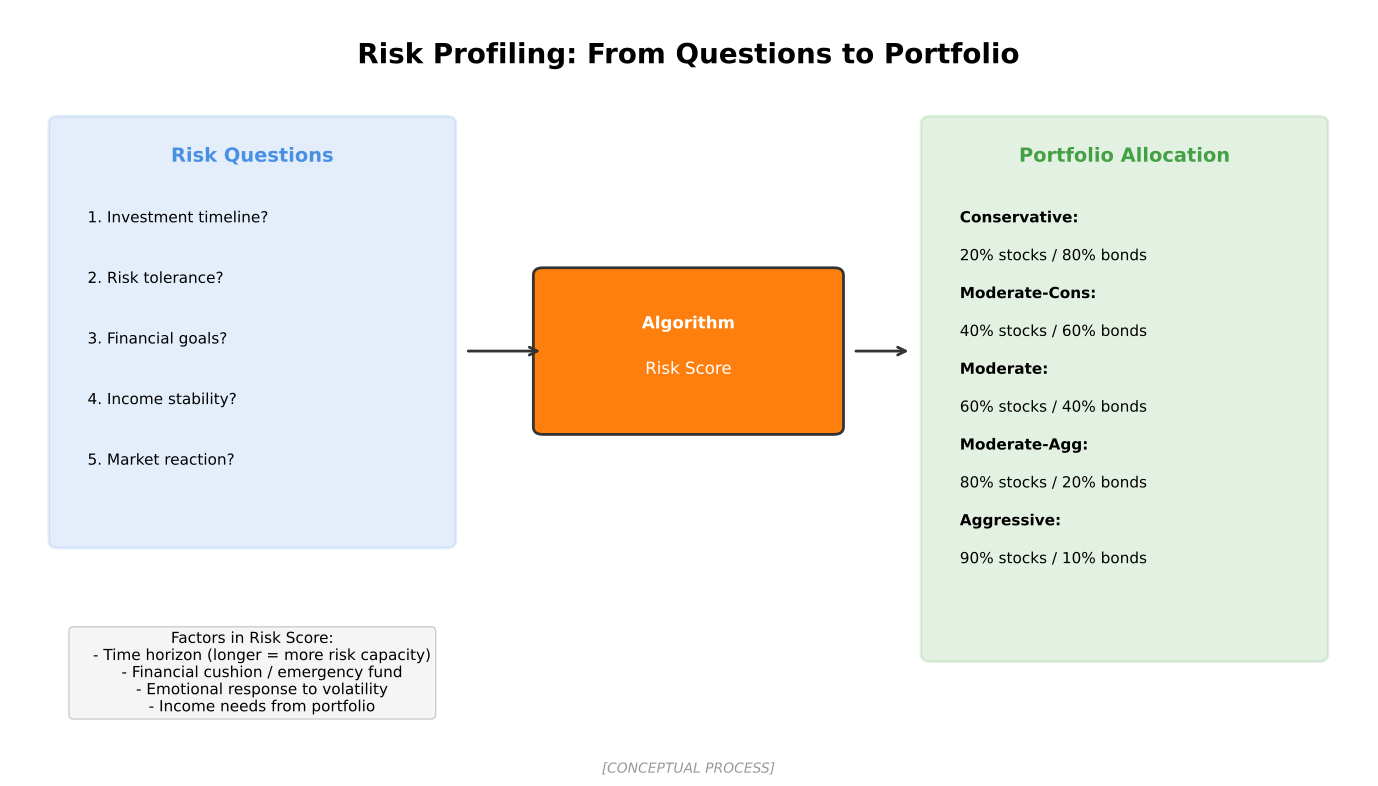

Generate this figure with Python:
"""
Risk Profiling Output
Shows how risk questionnaires translate to portfolio allocation

Output: risk_profiling_output.pdf
Module: module_01_fintech
Lesson: 8 - Robo-Advisors
"""

from pathlib import Path
import matplotlib.pyplot as plt
import matplotlib.patches as mpatches
import numpy as np

CHART_METADATA = {
    'title': 'Risk Profiling Output',
    'module': 'module_01_fintech',
    'lesson': 8,
    'url': 'https://github.com/Digital-AI-Finance/digital-finance/tree/main/module_01_fintech/figures/risk_profiling_output'
}

plt.rcParams.update({
    'font.size': 14,
    'axes.labelsize': 14,
})

def create_chart():
    """Create risk profiling output diagram"""
    fig, ax = plt.subplots(figsize=(14, 8))
    ax.set_xlim(0, 14)
    ax.set_ylim(0, 10)
    ax.axis('off')

    # Title
    ax.text(7, 9.3, 'Risk Profiling: From Questions to Portfolio', fontsize=20, fontweight='bold', ha='center')

    # Input questions (left)
    questions_box = mpatches.FancyBboxPatch((0.5, 3), 4, 5.5, boxstyle='round,pad=0.1',
                                             facecolor='#4A90E2', alpha=0.15,
                                             edgecolor='#4A90E2', lw=2)
    ax.add_patch(questions_box)
    ax.text(2.5, 8, 'Risk Questions', ha='center', fontsize=14, fontweight='bold', color='#4A90E2')

    questions = [
        '1. Investment timeline?',
        '2. Risk tolerance?',
        '3. Financial goals?',
        '4. Income stability?',
        '5. Market reaction?',
    ]
    for i, q in enumerate(questions):
        ax.text(0.8, 7.2-i*0.8, q, fontsize=11)

    # Processing (center)
    ax.annotate('', xy=(5.5, 5.5), xytext=(4.7, 5.5),
               arrowprops=dict(arrowstyle='->', color='#333333', lw=2))

    process_box = mpatches.FancyBboxPatch((5.5, 4.5), 3, 2, boxstyle='round,pad=0.1',
                                           facecolor='#FF7F0E', edgecolor='#333333', lw=2)
    ax.add_patch(process_box)
    ax.text(7, 5.8, 'Algorithm', ha='center', fontsize=12, fontweight='bold', color='white')
    ax.text(7, 5.2, 'Risk Score', ha='center', fontsize=12, color='white')

    ax.annotate('', xy=(9.3, 5.5), xytext=(8.7, 5.5),
               arrowprops=dict(arrowstyle='->', color='#333333', lw=2))

    # Output profiles (right)
    output_box = mpatches.FancyBboxPatch((9.5, 1.5), 4, 7, boxstyle='round,pad=0.1',
                                          facecolor='#44A044', alpha=0.15,
                                          edgecolor='#44A044', lw=2)
    ax.add_patch(output_box)
    ax.text(11.5, 8, 'Portfolio Allocation', ha='center', fontsize=14, fontweight='bold', color='#44A044')

    profiles = [
        ('Conservative', '20% stocks / 80% bonds'),
        ('Moderate-Cons', '40% stocks / 60% bonds'),
        ('Moderate', '60% stocks / 40% bonds'),
        ('Moderate-Agg', '80% stocks / 20% bonds'),
        ('Aggressive', '90% stocks / 10% bonds'),
    ]
    for i, (profile, alloc) in enumerate(profiles):
        ax.text(9.8, 7.2-i*1, f'{profile}:', fontsize=11, fontweight='bold')
        ax.text(9.8, 6.7-i*1, alloc, fontsize=11)

    # Factors considered
    factors = """Factors in Risk Score:
    - Time horizon (longer = more risk capacity)
    - Financial cushion / emergency fund
    - Emotional response to volatility
    - Income needs from portfolio"""

    ax.text(2.5, 1.8, factors, fontsize=11, ha='center', va='top',
           bbox=dict(boxstyle='round', facecolor='#F5F5F5', edgecolor='#CCCCCC'))

    # Source
    fig.text(0.5, 0.02, '[CONCEPTUAL PROCESS]', fontsize=10, ha='center', style='italic', color='#999999')

    plt.tight_layout()

    output_path = Path(__file__).parent / 'risk_profiling_output.pdf'
    plt.savefig(output_path, format='pdf', dpi=300, bbox_inches='tight')
    plt.close()
    print(f"Chart saved to: {output_path}")
    return output_path

if __name__ == '__main__':
    create_chart()
